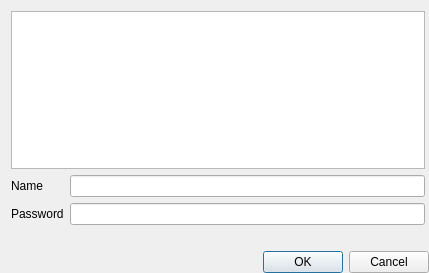
<?xml version="1.0" encoding="UTF-8"?>
<ui version="4.0">
 <class>Dialog</class>
 <widget class="QDialog" name="Dialog">
  <property name="geometry">
   <rect>
    <x>0</x>
    <y>0</y>
    <width>429</width>
    <height>273</height>
   </rect>
  </property>
  <property name="sizePolicy">
   <sizepolicy hsizetype="Preferred" vsizetype="Preferred">
    <horstretch>1</horstretch>
    <verstretch>1</verstretch>
   </sizepolicy>
  </property>
  <property name="windowTitle">
   <string>Login to Remote</string>
  </property>
  <property name="modal">
   <bool>true</bool>
  </property>
  <layout class="QVBoxLayout" name="verticalLayout" stretch="1,0,0">
   <property name="rightMargin">
    <number>0</number>
   </property>
   <property name="bottomMargin">
    <number>0</number>
   </property>
   <item>
    <layout class="QGridLayout" name="edit_grid" rowstretch="0,0,0" columnstretch="0,0">
     <property name="sizeConstraint">
      <enum>QLayout::SetMinAndMaxSize</enum>
     </property>
     <property name="rightMargin">
      <number>4</number>
     </property>
     <item row="2" column="0">
      <widget class="QLabel" name="password_label">
       <property name="sizePolicy">
        <sizepolicy hsizetype="Preferred" vsizetype="Preferred">
         <horstretch>0</horstretch>
         <verstretch>0</verstretch>
        </sizepolicy>
       </property>
       <property name="minimumSize">
        <size>
         <width>0</width>
         <height>0</height>
        </size>
       </property>
       <property name="text">
        <string>Password</string>
       </property>
       <property name="wordWrap">
        <bool>true</bool>
       </property>
      </widget>
     </item>
     <item row="1" column="0">
      <widget class="QLabel" name="name_label">
       <property name="text">
        <string>Name</string>
       </property>
       <property name="wordWrap">
        <bool>true</bool>
       </property>
      </widget>
     </item>
     <item row="1" column="1">
      <widget class="QLineEdit" name="name_line_edit"/>
     </item>
     <item row="2" column="1">
      <widget class="PasswordLineEdit" name="password_line_edit">
       <property name="sizePolicy">
        <sizepolicy hsizetype="Expanding" vsizetype="Fixed">
         <horstretch>0</horstretch>
         <verstretch>0</verstretch>
        </sizepolicy>
       </property>
       <property name="minimumSize">
        <size>
         <width>0</width>
         <height>0</height>
        </size>
       </property>
       <property name="frame">
        <bool>true</bool>
       </property>
       <property name="echoMode">
        <enum>QLineEdit::Password</enum>
       </property>
       <property name="clearButtonEnabled">
        <bool>false</bool>
       </property>
      </widget>
     </item>
     <item row="0" column="0" colspan="2">
      <widget class="QListWidget" name="remote_list">
       <property name="sizePolicy">
        <sizepolicy hsizetype="Expanding" vsizetype="Preferred">
         <horstretch>0</horstretch>
         <verstretch>0</verstretch>
        </sizepolicy>
       </property>
       <property name="minimumSize">
        <size>
         <width>0</width>
         <height>40</height>
        </size>
       </property>
       <property name="selectionMode">
        <enum>QAbstractItemView::NoSelection</enum>
       </property>
       <property name="movement">
        <enum>QListView::Static</enum>
       </property>
       <property name="flow">
        <enum>QListView::TopToBottom</enum>
       </property>
       <property name="isWrapping" stdset="0">
        <bool>false</bool>
       </property>
       <property name="resizeMode">
        <enum>QListView::Adjust</enum>
       </property>
       <property name="uniformItemSizes">
        <bool>true</bool>
       </property>
       <property name="wordWrap">
        <bool>true</bool>
       </property>
       <property name="selectionRectVisible">
        <bool>true</bool>
       </property>
       <property name="sortingEnabled">
        <bool>false</bool>
       </property>
      </widget>
     </item>
    </layout>
   </item>
   <item>
    <widget class="QLabel" name="note_label">
     <property name="text">
      <string/>
     </property>
    </widget>
   </item>
   <item>
    <widget class="QDialogButtonBox" name="button_box">
     <property name="sizePolicy">
      <sizepolicy hsizetype="Expanding" vsizetype="Fixed">
       <horstretch>1</horstretch>
       <verstretch>1</verstretch>
      </sizepolicy>
     </property>
     <property name="orientation">
      <enum>Qt::Horizontal</enum>
     </property>
     <property name="standardButtons">
      <set>QDialogButtonBox::Cancel|QDialogButtonBox::Ok</set>
     </property>
    </widget>
   </item>
  </layout>
 </widget>
 <customwidgets>
  <customwidget>
   <class>PasswordLineEdit</class>
   <extends>QLineEdit</extends>
   <header>conan_app_launcher.ui.widgets.password_line_edit.h</header>
  </customwidget>
 </customwidgets>
 <resources/>
 <connections>
  <connection>
   <sender>button_box</sender>
   <signal>rejected()</signal>
   <receiver>Dialog</receiver>
   <slot>reject()</slot>
   <hints>
    <hint type="sourcelabel">
     <x>316</x>
     <y>260</y>
    </hint>
    <hint type="destinationlabel">
     <x>286</x>
     <y>274</y>
    </hint>
   </hints>
  </connection>
 </connections>
</ui>
